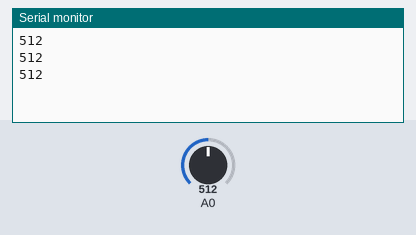
Simulated run of this sketch. Board: Arduino Uno, built with avr-gcc and run on an emulated ATmega328P. On the bench: the last lines printed to the serial monitor. Inputs (shaded band) come from the test bench; at power-on: A0 = 512.

Above: at 1.3 s.
1.4 s: A0 set to 468
At 1.9 s:
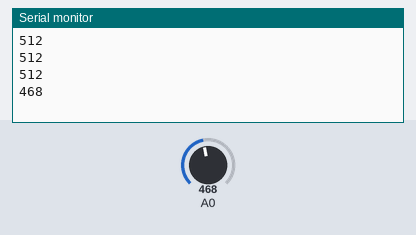
2.9 s: A0 set to 434
At 3.4 s:
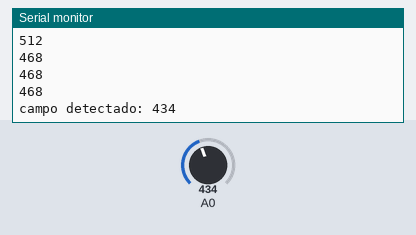

Measured:
- the behaviour switches between 450 and 449 on A0 (found by bisection; images 1 and 2)
- after the input at 1.4 s, the serial monitor: prints a new line after 0.10 s (image 1)
- after the input at 2.9 s, the serial monitor: prints a new line after 0.10 s (image 2)

The sketch:

v.2.ino
```cpp
int sensor;

void setup()
{
  Serial.begin(9600);
}

void loop()
{
  sensor= analogRead(A0);
  if(sensor< 450 || sensor > 600)
  {
    Serial.print("campo detectado: ");
  }

  Serial.println(sensor);
  delay(500);
}
```
